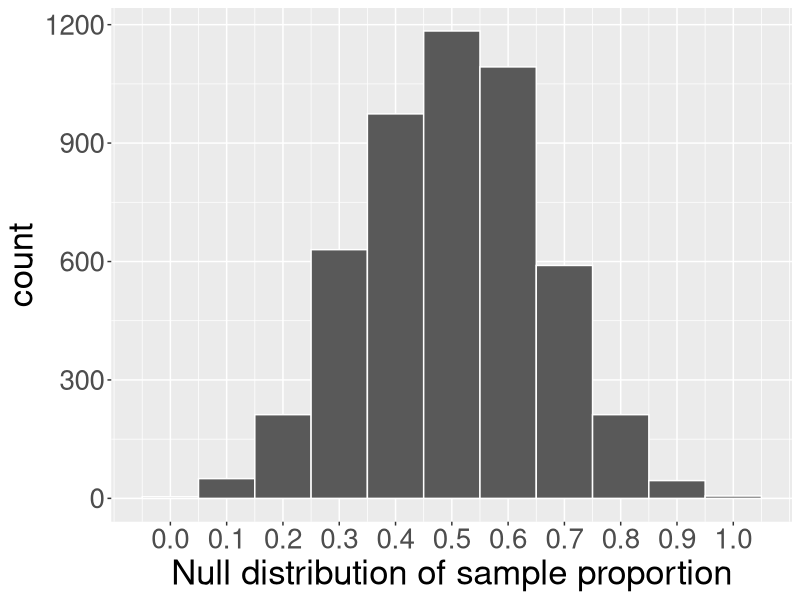
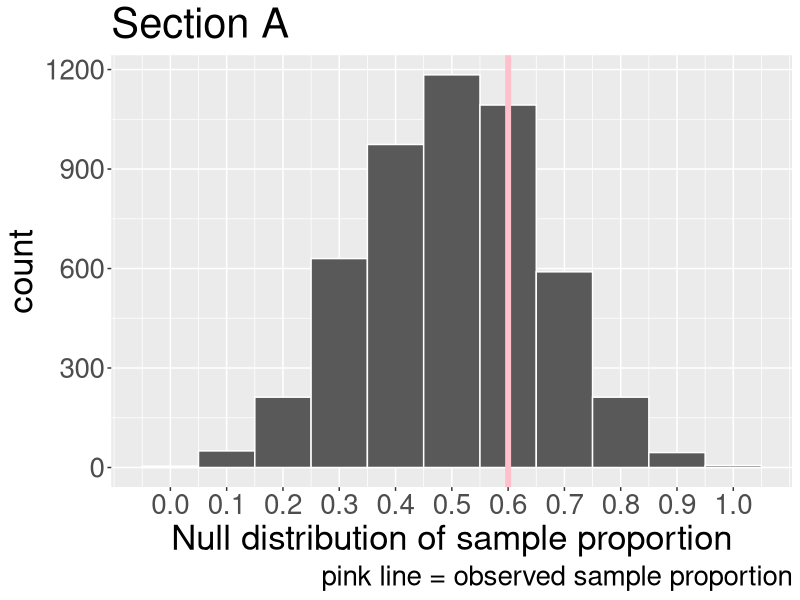
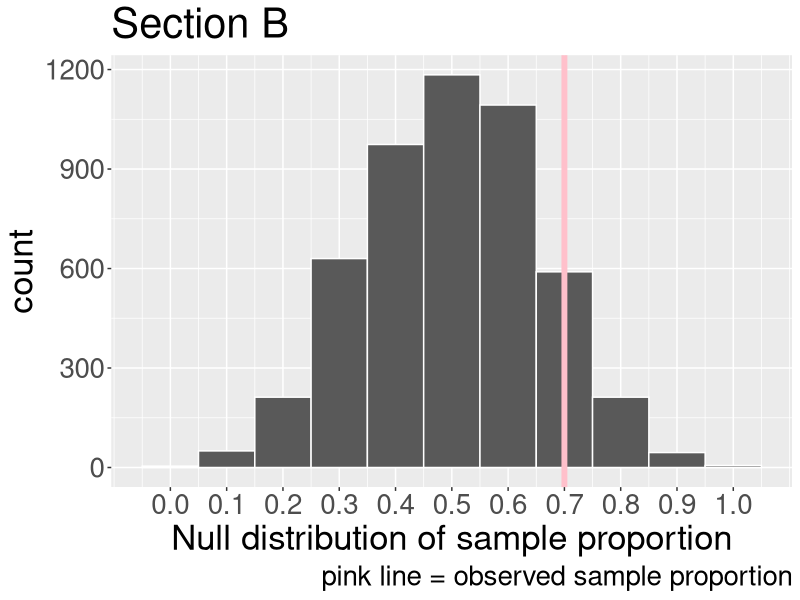
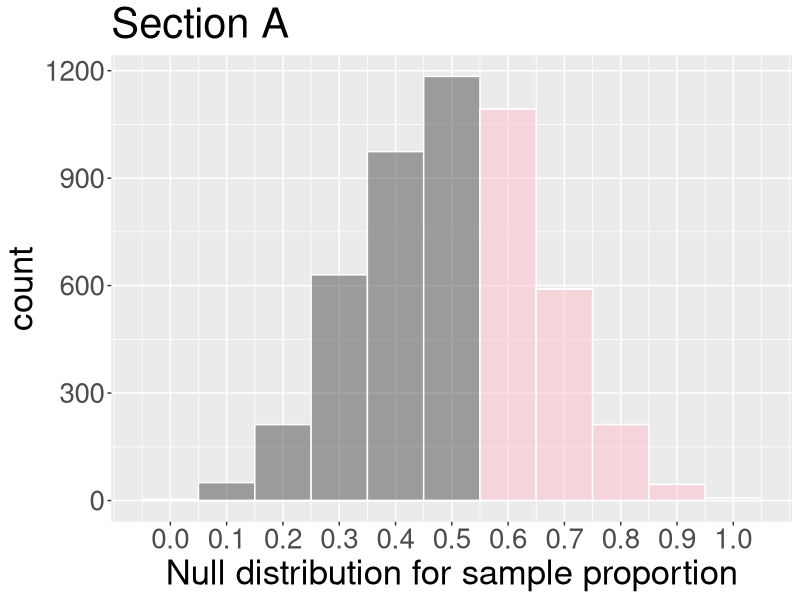
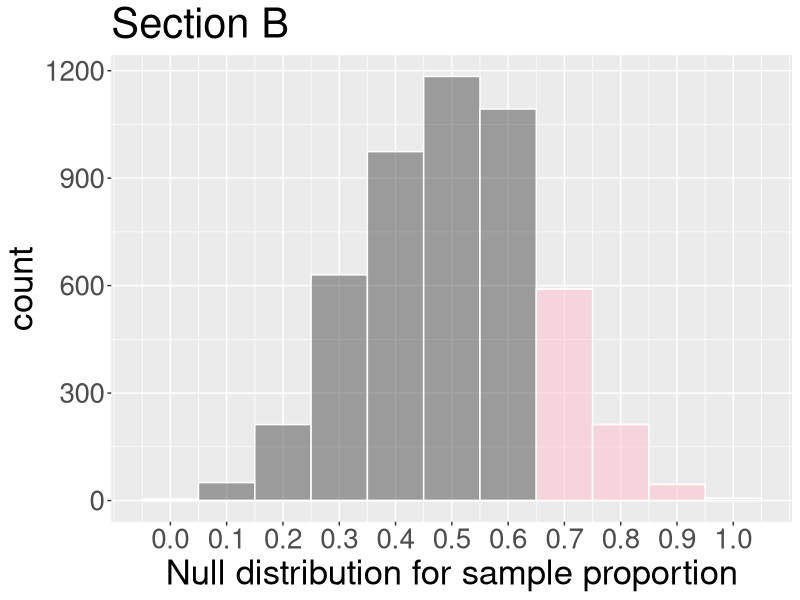

The R source for these figures, in order:
## ---- chunk 1
knitr::opts_chunk$set(echo = F, warning = F, messabundance = F)
library(tidyverse)
library(readr)
library(kableExtra)
plot_theme <- theme(text = element_text(size = 24))

get_bootstrap <- function(x, n, B, stat){
  bootstrap_stats <- rep(NA, B)
  for(b in 1:B){
    # resample
    x_boot <- sample(x = x, size = n, replace = TRUE)
    # calculate and store bootstrap statistic
    if(stat %in% c("mean", "prop")){
      bootstrap_stats[b] <- mean(x_boot)
    }
  }
  bootstrap_stats
}
## ---- chunk 2
n <- 10
pop_a <- c(rep(1, 12), rep(0, 8));
x_a <- c(1, 1, 0, 1, 0, 1, 1, 1, 0, 0); p_a <- mean(x_a)
pop_b <- c(rep(1,18), rep(0, 8)); 
x_b <- c(1, 1, 1, 1, 1, 0, 0, 0, 1, 1); p_b <- mean(x_b)
## ---- chunk 3
set.seed(2) # reproducibility
B <- 5000 # number of simulations to do to gather enough evidence
n <- 10 # size of our original sample
p_null_vec <- rep(NA, B) # vector to store the simulated proportions
for(b in 1:B){
  # sample() takes a random sample
  null_samp <- sample(x = c("pink", "purple"), # pink and purple slips
                      size = n, # sample of size n
                      replace = T, # tell R that my bowl has infinitely many marbles 
                      prob = c(0.5, 0.5)) # 50% of slips are pink and 50% are purple
  
  # calculate and store the proportion of pink slips in this simulation
  p_null_vec[b] <- sum(null_samp == "pink")/n
}
## ---- chunk 4
null_dist <- data.frame(p_null = p_null_vec) |>
  ggplot(aes(x = p_null)) +
  geom_histogram(binwidth = 0.1,col = "white")+
  scale_x_continuous(breaks = seq(0,1,0.1)) +
  labs(x = "Null distribution of sample proportion") +
  theme(text = element_text(size = 25))
null_dist 
## ---- chunk 5
null_dist +
  labs(title = "Section A",caption = "pink line = observed sample proportion") +
  geom_vline(xintercept = p_a, col = "pink", size = 2)
## ---- chunk 6
null_dist +
  labs(title = "Section B", caption = "pink line = observed sample proportion") +
  geom_vline(xintercept = p_b, col = "pink", size = 2)
## ---- chunk 7
data.frame(p_null = p_null_vec) |>
  mutate(greater = p_null >= p_a) |>
  ggplot(aes(x = p_null, fill = greater)) +
  geom_histogram(binwidth = 0.1,col = "white", alpha = 0.5)+
  scale_x_continuous(breaks = seq(0,1,0.1)) +
  labs(x = "Null distribution for sample proportion") +
  theme(text = element_text(size = 25)) +
  labs(title = "Section A") +
  # geom_vline(xintercept = p_a, col = "pink", size = 2) +
  scale_fill_manual(values = c("grey30", "pink"))+
  guides(fill = "none")

p_val_a <- sum(p_null_vec >= p_a)/B
## ---- chunk 8
data.frame(p_null = p_null_vec) |>
  mutate(greater = p_null >= p_b) |>
  ggplot(aes(x = p_null, fill = greater)) +
  geom_histogram(binwidth = 0.1,col = "white", alpha = 0.5)+
  scale_x_continuous(breaks = seq(0,1,0.1)) +
  labs(x = "Null distribution for sample proportion") +
  theme(text = element_text(size = 25)) +
  labs(title = "Section B") +
  # geom_vline(xintercept = p_b, col = "pink", size = 2) +
  scale_fill_manual(values = c("grey30", "pink"))+
  guides(fill = "none")

p_val_b <- sum(p_null_vec >= p_b)/B
